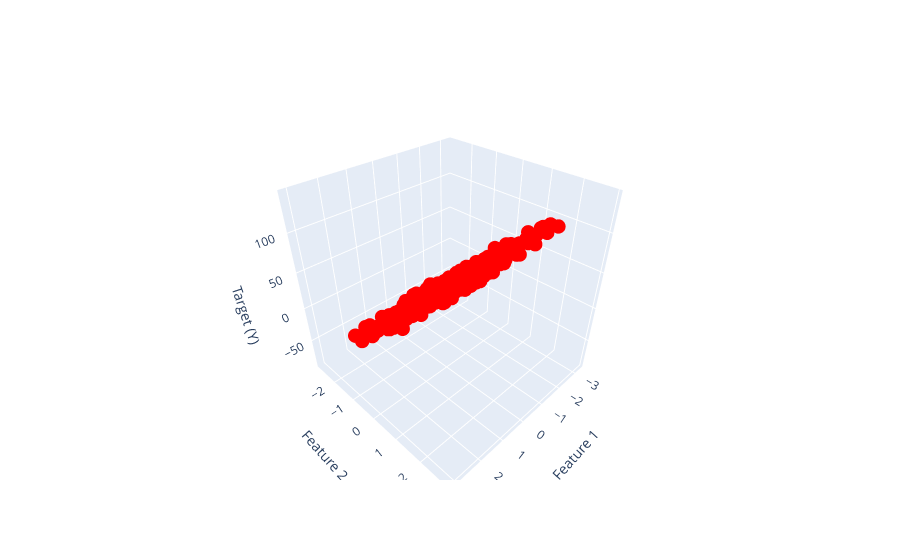

The notebook cell this image was saved under:
### Code cell
import plotly.graph_objs as go

scatter_plot = go.Figure(data=[go.Scatter3d(x=X[:, 0], y=X[:, 1], z=Y, mode='markers', marker=dict(color='red', size=5))])
scatter_plot.update_layout(scene=dict(xaxis_title='Feature 1', yaxis_title='Feature 2', zaxis_title='Target (Y)'))

scatter_plot.show()

### Figure 1 — Plotly figure (JSON) as saved in the notebook; plotly's stock layout.template omitted (floating-point values rounded to 4 significant figures; data arrays with more than 128 entries replaced by an {"elided": "..."} marker saying what was removed)
{"data": [{"marker": {"color": "red", "size": 5}, "mode": "markers", "type": "scatter3d", "x": {"elided": "1000 float values"}, "y": {"elided": "1000 float values"}, "z": {"elided": "1000 float values"}}], "layout": {"scene": {"xaxis": {"title": {"text": "Feature 1"}}, "yaxis": {"title": {"text": "Feature 2"}}, "zaxis": {"title": {"text": "Target (Y)"}}}}}
